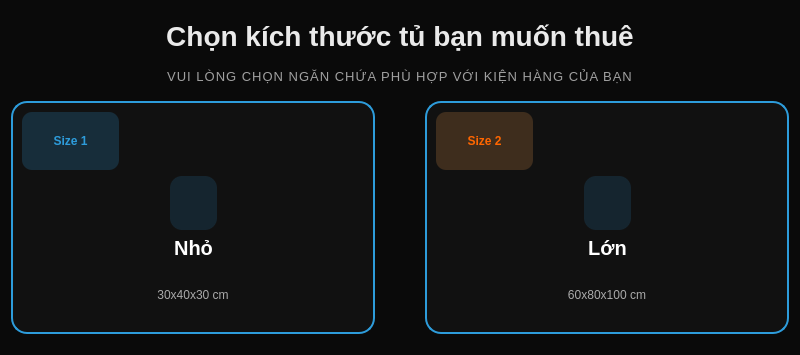
<?xml version="1.0" encoding="UTF-8"?>
<ui version="4.0">
 <class>SizeSelection</class>
 <widget class="QWidget" name="SizeSelection">
  <property name="geometry">
   <rect>
    <x>0</x>
    <y>0</y>
    <width>800</width>
    <height>355</height>
   </rect>
  </property>
  <property name="windowTitle">
   <string>Form</string>
  </property>
  <property name="styleSheet">
   <string notr="true">#SizeSelection{background-color:#0A0A0A}
#labelSubTitle {
    color: #A0A0A0;
    font-size: 13px;
    letter-spacing: 1px;
}
#labelTitle{
    color: #EAEAEA;
    font-size: 28px;
    font-weight: 600;
}</string>
  </property>
  <layout class="QVBoxLayout" name="verticalLayout_9">
   <item>
    <layout class="QVBoxLayout" name="verticalLayout_8">
     <property name="spacing">
      <number>10</number>
     </property>
     <property name="topMargin">
      <number>10</number>
     </property>
     <property name="bottomMargin">
      <number>10</number>
     </property>
     <item>
      <widget class="QLabel" name="labelTitle">
       <property name="maximumSize">
        <size>
         <width>16777215</width>
         <height>30</height>
        </size>
       </property>
       <property name="text">
        <string>Chọn kích thước tủ bạn muốn thuê</string>
       </property>
       <property name="alignment">
        <set>Qt::AlignmentFlag::AlignCenter</set>
       </property>
      </widget>
     </item>
     <item>
      <widget class="QLabel" name="labelSubTitle">
       <property name="maximumSize">
        <size>
         <width>16777215</width>
         <height>30</height>
        </size>
       </property>
       <property name="text">
        <string>VUI LÒNG CHỌN NGĂN CHỨA PHÙ HỢP VỚI KIỆN HÀNG CỦA BẠN</string>
       </property>
       <property name="alignment">
        <set>Qt::AlignmentFlag::AlignCenter</set>
       </property>
      </widget>
     </item>
     <item>
      <layout class="QHBoxLayout" name="horizontalLayout_5">
       <item>
        <widget class="QFrame" name="cardSize1">
         <property name="styleSheet">
          <string notr="true">#cardSize1 {
    background-color: #111;
    border: 2px solid #2D9CDB;
    border-radius: 16px;
}
#cardSize1:hover {
    border: 2px solid #56CCF2;
}
#badgeSize1{
    background-color: rgba(45, 156, 219, 0.2);
    color: #2D9CDB;
    padding: 4px 10px;
    border-radius: 10px;
    font-weight: bold;
}
#iconSize1 {
    background-color: rgba(45, 156, 219, 0.15);
    border-radius: 12px;
    padding: 20px;
}
#titleSize1{
    color: white;
    font-size: 20px;
    font-weight: bold;
}
#dimension1 {
    color: #AAA;
    font-size: 12px;
}</string>
         </property>
         <property name="frameShape">
          <enum>QFrame::Shape::StyledPanel</enum>
         </property>
         <property name="frameShadow">
          <enum>QFrame::Shadow::Raised</enum>
         </property>
         <layout class="QVBoxLayout" name="verticalLayout_4">
          <item>
           <layout class="QVBoxLayout" name="verticalLayout_3">
            <item>
             <layout class="QHBoxLayout" name="horizontalLayout_2">
              <item>
               <widget class="QLabel" name="badgeSize1">
                <property name="text">
                 <string>Size 1</string>
                </property>
                <property name="alignment">
                 <set>Qt::AlignmentFlag::AlignCenter</set>
                </property>
               </widget>
              </item>
              <item>
               <spacer name="horizontalSpacer_3">
                <property name="orientation">
                 <enum>Qt::Orientation::Horizontal</enum>
                </property>
                <property name="sizeType">
                 <enum>QSizePolicy::Policy::Fixed</enum>
                </property>
                <property name="sizeHint" stdset="0">
                 <size>
                  <width>245</width>
                  <height>20</height>
                 </size>
                </property>
               </spacer>
              </item>
             </layout>
            </item>
            <item>
             <layout class="QHBoxLayout" name="horizontalLayout">
              <item>
               <spacer name="horizontalSpacer">
                <property name="orientation">
                 <enum>Qt::Orientation::Horizontal</enum>
                </property>
                <property name="sizeHint" stdset="0">
                 <size>
                  <width>40</width>
                  <height>20</height>
                 </size>
                </property>
               </spacer>
              </item>
              <item>
               <layout class="QVBoxLayout" name="verticalLayout">
                <item>
                 <widget class="QLabel" name="iconSize1">
                  <property name="maximumSize">
                   <size>
                    <width>88</width>
                    <height>88</height>
                   </size>
                  </property>
                  <property name="text">
                   <string/>
                  </property>
                  <property name="pixmap">
                   <pixmap resource="../resources.qrc">:/icons/assets/icon/SmallIcon.png</pixmap>
                  </property>
                  <property name="alignment">
                   <set>Qt::AlignmentFlag::AlignCenter</set>
                  </property>
                 </widget>
                </item>
                <item>
                 <widget class="QLabel" name="titleSize1">
                  <property name="maximumSize">
                   <size>
                    <width>16777215</width>
                    <height>30</height>
                   </size>
                  </property>
                  <property name="text">
                   <string>Nhỏ</string>
                  </property>
                  <property name="alignment">
                   <set>Qt::AlignmentFlag::AlignCenter</set>
                  </property>
                 </widget>
                </item>
               </layout>
              </item>
              <item>
               <spacer name="horizontalSpacer_2">
                <property name="orientation">
                 <enum>Qt::Orientation::Horizontal</enum>
                </property>
                <property name="sizeHint" stdset="0">
                 <size>
                  <width>40</width>
                  <height>20</height>
                 </size>
                </property>
               </spacer>
              </item>
             </layout>
            </item>
            <item>
             <widget class="QLabel" name="dimension1">
              <property name="text">
               <string>30x40x30 cm</string>
              </property>
              <property name="alignment">
               <set>Qt::AlignmentFlag::AlignCenter</set>
              </property>
             </widget>
            </item>
           </layout>
          </item>
         </layout>
        </widget>
       </item>
       <item>
        <spacer name="horizontalSpacer_7">
         <property name="orientation">
          <enum>Qt::Orientation::Horizontal</enum>
         </property>
         <property name="sizeType">
          <enum>QSizePolicy::Policy::Fixed</enum>
         </property>
         <property name="sizeHint" stdset="0">
          <size>
           <width>40</width>
           <height>20</height>
          </size>
         </property>
        </spacer>
       </item>
       <item>
        <widget class="QFrame" name="cardSize2">
         <property name="styleSheet">
          <string notr="true">#cardSize2 {
    background-color: #111;
    border: 2px solid #2D9CDB;
    border-radius: 16px;
}
#cardSize2:hover {
    border: 2px solid #56CCF2;
}
#badgeSize2{
    background-color:rgba(242, 153, 74, 0.2);
    color: #FF6600;
    padding: 4px 10px;
    border-radius: 10px;
    font-weight: bold;
}
#iconSize2{
    background-color: rgba(45, 156, 219, 0.15);
    border-radius: 12px;
    padding: 20px;
}
#titleSize2{
    color: white;
    font-size: 20px;
    font-weight: bold;
}
#dimension2{
    color: #AAA;
    font-size: 12px;
}</string>
         </property>
         <property name="frameShape">
          <enum>QFrame::Shape::StyledPanel</enum>
         </property>
         <property name="frameShadow">
          <enum>QFrame::Shadow::Raised</enum>
         </property>
         <layout class="QVBoxLayout" name="verticalLayout_5">
          <item>
           <layout class="QVBoxLayout" name="verticalLayout_6">
            <item>
             <layout class="QHBoxLayout" name="horizontalLayout_3">
              <item>
               <widget class="QLabel" name="badgeSize2">
                <property name="text">
                 <string>Size 2</string>
                </property>
                <property name="alignment">
                 <set>Qt::AlignmentFlag::AlignCenter</set>
                </property>
               </widget>
              </item>
              <item>
               <spacer name="horizontalSpacer_4">
                <property name="orientation">
                 <enum>Qt::Orientation::Horizontal</enum>
                </property>
                <property name="sizeType">
                 <enum>QSizePolicy::Policy::Fixed</enum>
                </property>
                <property name="sizeHint" stdset="0">
                 <size>
                  <width>245</width>
                  <height>20</height>
                 </size>
                </property>
               </spacer>
              </item>
             </layout>
            </item>
            <item>
             <layout class="QHBoxLayout" name="horizontalLayout_4">
              <item>
               <spacer name="horizontalSpacer_5">
                <property name="orientation">
                 <enum>Qt::Orientation::Horizontal</enum>
                </property>
                <property name="sizeHint" stdset="0">
                 <size>
                  <width>40</width>
                  <height>20</height>
                 </size>
                </property>
               </spacer>
              </item>
              <item>
               <layout class="QVBoxLayout" name="verticalLayout_7">
                <item>
                 <widget class="QLabel" name="iconSize2">
                  <property name="maximumSize">
                   <size>
                    <width>88</width>
                    <height>88</height>
                   </size>
                  </property>
                  <property name="text">
                   <string/>
                  </property>
                  <property name="pixmap">
                   <pixmap resource="../resources.qrc">:/icons/assets/icon/LargeIcon.png</pixmap>
                  </property>
                  <property name="alignment">
                   <set>Qt::AlignmentFlag::AlignCenter</set>
                  </property>
                 </widget>
                </item>
                <item>
                 <widget class="QLabel" name="titleSize2">
                  <property name="maximumSize">
                   <size>
                    <width>16777215</width>
                    <height>30</height>
                   </size>
                  </property>
                  <property name="text">
                   <string>Lớn</string>
                  </property>
                  <property name="alignment">
                   <set>Qt::AlignmentFlag::AlignCenter</set>
                  </property>
                 </widget>
                </item>
               </layout>
              </item>
              <item>
               <spacer name="horizontalSpacer_6">
                <property name="orientation">
                 <enum>Qt::Orientation::Horizontal</enum>
                </property>
                <property name="sizeHint" stdset="0">
                 <size>
                  <width>40</width>
                  <height>20</height>
                 </size>
                </property>
               </spacer>
              </item>
             </layout>
            </item>
            <item>
             <widget class="QLabel" name="dimension2">
              <property name="text">
               <string>60x80x100 cm</string>
              </property>
              <property name="alignment">
               <set>Qt::AlignmentFlag::AlignCenter</set>
              </property>
             </widget>
            </item>
           </layout>
          </item>
         </layout>
        </widget>
       </item>
      </layout>
     </item>
    </layout>
   </item>
  </layout>
 </widget>
 <resources>
  <include location="../resources.qrc"/>
 </resources>
 <connections/>
</ui>
